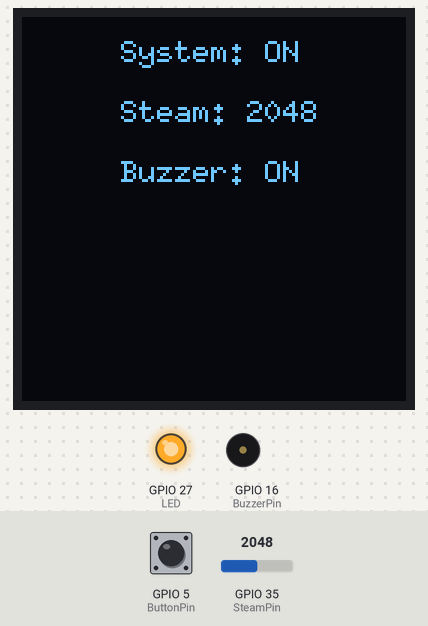
Recording of a sketch running on a simulated ESP32. Shown: 128×128 one-colour display, output pins drawn as LEDs (lit = HIGH), buzzer (waves = sounding). The test bench sets the inputs (shaded band); at power-on: GPIO 35 (SteamPin) = 2048, GPIO 5 (ButtonPin) HIGH. What the sketch prints to the serial monitor is not drawn.

Above: at 2.0 s.
2.1 s: GPIO 35 (SteamPin) set to 519
At 3.5 s:
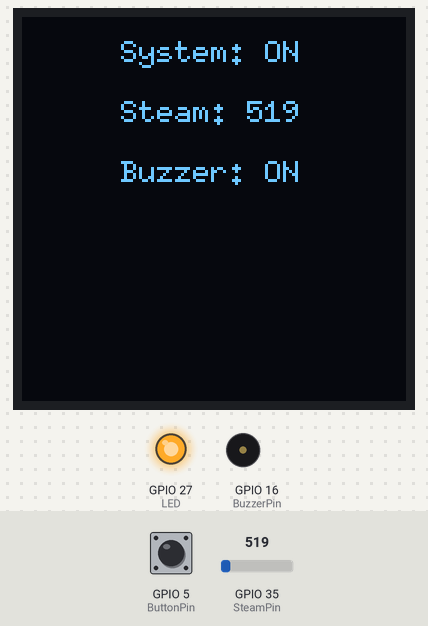
3.8 s: GPIO 35 (SteamPin) set to 459
At 4.6 s:
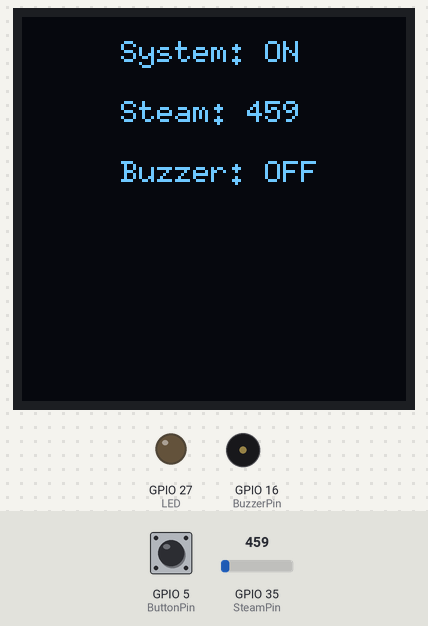
5.5 s: GPIO 5 (ButtonPin) pulled LOW for 0.3 s
At 6.3 s:
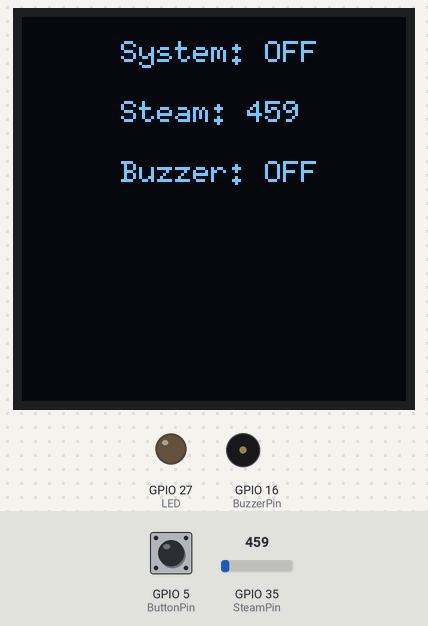
7.3 s: GPIO 35 (SteamPin) set to 491
At 8.6 s:
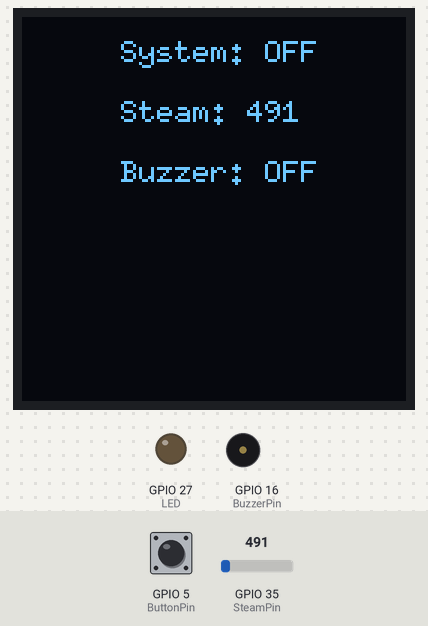
9.0 s: GPIO 5 (ButtonPin) pulled LOW for 1 s
At 10.2 s:
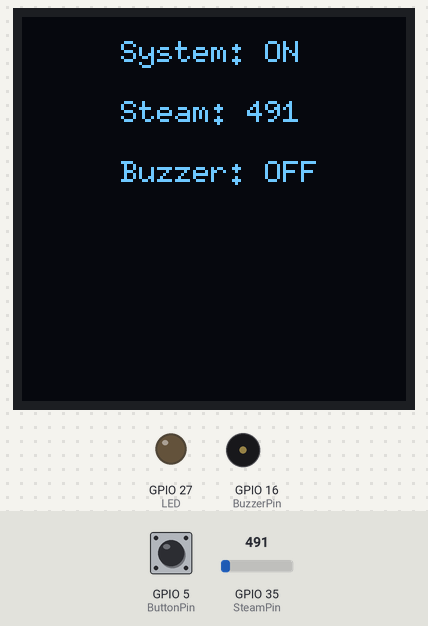
11.5 s: GPIO 35 (SteamPin) set to 1228
At 12.5 s:
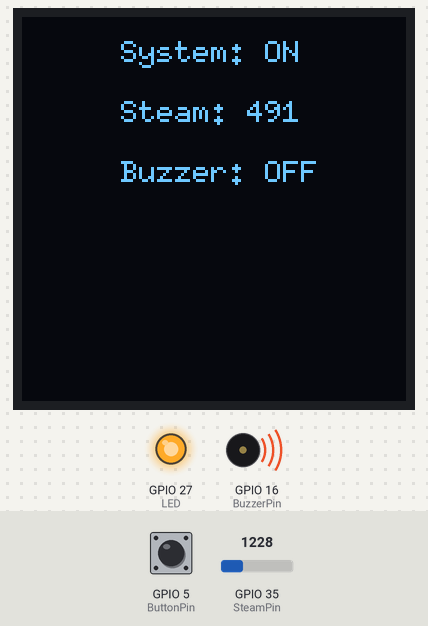
Timing chart, 0 to 14.5 s (numbered marks = the images above; inputs shaded):
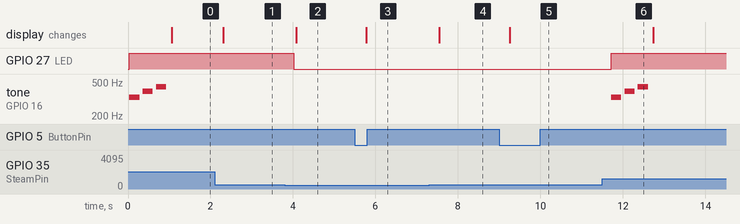

The sketch:

5.4.1Steam-Sensor.ino
```cpp
#include <Wire.h>
#include <U8g2lib.h>

#define SteamPin 35
#define LED 27
#define BuzzerPin 16
#define ButtonPin 5

// System flags
bool systemOn = true;
bool lastButtonState = HIGH;
bool buzzerState = false;
bool alarmPlayed = false;


const int STEAM_THRESHOLD = 500;


U8G2_SH1107_128X128_F_HW_I2C u8g2(U8G2_R0, U8X8_PIN_NONE);


void setTextSize(float sizeLevel) {
  if (sizeLevel <= 1.0) u8g2.setFont(u8g2_font_6x10_tr);
  else if (sizeLevel <= 1.5) u8g2.setFont(u8g2_font_ncenB14_tr);
  else if (sizeLevel <= 2.5) u8g2.setFont(u8g2_font_logisoso20_tr);
  else u8g2.setFont(u8g2_font_logisoso28_tr);
}


#define NOTE_E4 330
#define NOTE_G4 392
#define NOTE_A4 440

int melody[] = {NOTE_E4, NOTE_G4, NOTE_A4};
int noteDurations[] = {4, 4, 4};

void playBuzzer() {
  for (int i = 0; i < sizeof(melody)/sizeof(int); i++) {
    int noteDuration = 1000 / noteDurations[i];
    tone(BuzzerPin, melody[i], noteDuration);
    delay(noteDuration * 1.3);
    noTone(BuzzerPin);
  }
}

void setup() {
  Serial.begin(9600);

  pinMode(SteamPin, INPUT);
  pinMode(LED, OUTPUT);
  pinMode(BuzzerPin, OUTPUT);
  pinMode(ButtonPin, INPUT_PULLUP);

  noTone(BuzzerPin);

  u8g2.begin();
}

void loop() {
  // ---- BUTTON TO TOGGLE SYSTEM ----
  bool buttonState = digitalRead(ButtonPin);
  if (lastButtonState == HIGH && buttonState == LOW) {
    systemOn = !systemOn;
    if (!systemOn) {
      digitalWrite(LED, LOW);
      noTone(BuzzerPin);
      buzzerState = false;
      alarmPlayed = false;
    }
    delay(200);
  }
  lastButtonState = buttonState;

  int ReadValue = analogRead(SteamPin);
  Serial.print("Steam Value: ");
  Serial.println(ReadValue);

  if (systemOn && ReadValue >= STEAM_THRESHOLD) {
    // Steam detected
    digitalWrite(LED, HIGH);
    if (!alarmPlayed) {
      buzzerState = true;
      playBuzzer();
      alarmPlayed = true;
    }
  } else {
    digitalWrite(LED, LOW);
    buzzerState = false;
    alarmPlayed = false;
    noTone(BuzzerPin);
  }

  // ---- OLED DISPLAY ----
  char line1[32], line2[32], line3[32];
  sprintf(line1, "System: %s", systemOn ? "ON" : "OFF");
  sprintf(line2, "Steam: %d", ReadValue);
  sprintf(line3, "Buzzer: %s", buzzerState ? "ON" : "OFF");

  u8g2.clearBuffer();
  setTextSize(1);
  u8g2.drawStr(33, 15, line1);
  u8g2.drawStr(33, 35, line2);
  u8g2.drawStr(33, 55, line3);
  u8g2.sendBuffer();

  delay(200);
}
```

Measured:
- the behaviour switches between 500 and 499 on GPIO 35 (SteamPin) (found by bisection; images 1 and 2)
- after the input at 2.1 s, the display: changes after 0.21 s (image 1)
- after the input at 3.8 s, GPIO 27 (LED): HIGH → LOW after 0.22 s; the display: changes after 0.27 s (image 2)
- after the input at 5.5 s, the display: changes after 0.28 s (image 3)
- after the input at 7.3 s, the display: changes after 0.24 s (image 4)
- after the input at 9.0 s, the display: changes after 0.25 s (image 5)
- after the input at 11.5 s, GPIO 27 (LED): LOW → HIGH after 0.21 s; tone on GPIO 16 (BuzzerPin): plays 330 Hz for 0.25 s, 392 Hz for 0.25 s, 440 Hz for 0.25 s, starting after 0.21 s
- by itself, tone on GPIO 16 (BuzzerPin): plays 330 Hz for 0.25 s, 392 Hz for 0.25 s, 440 Hz for 0.25 s
